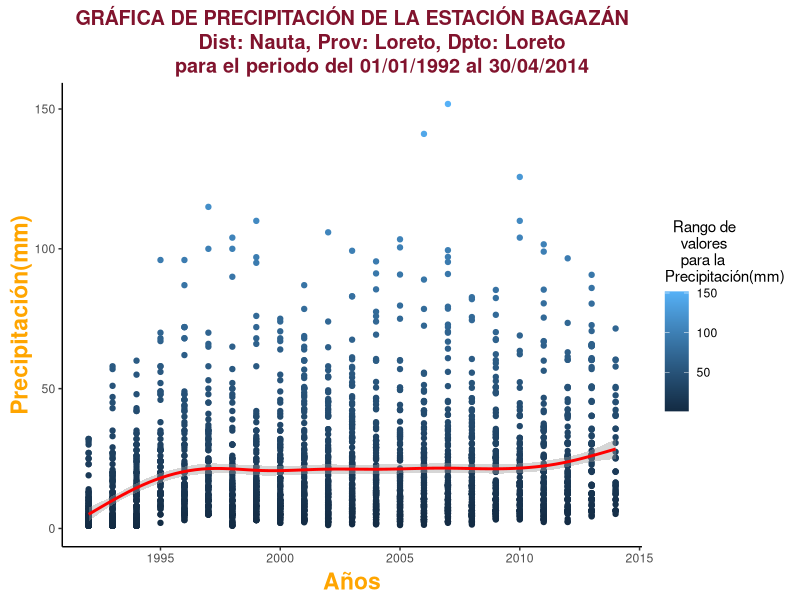
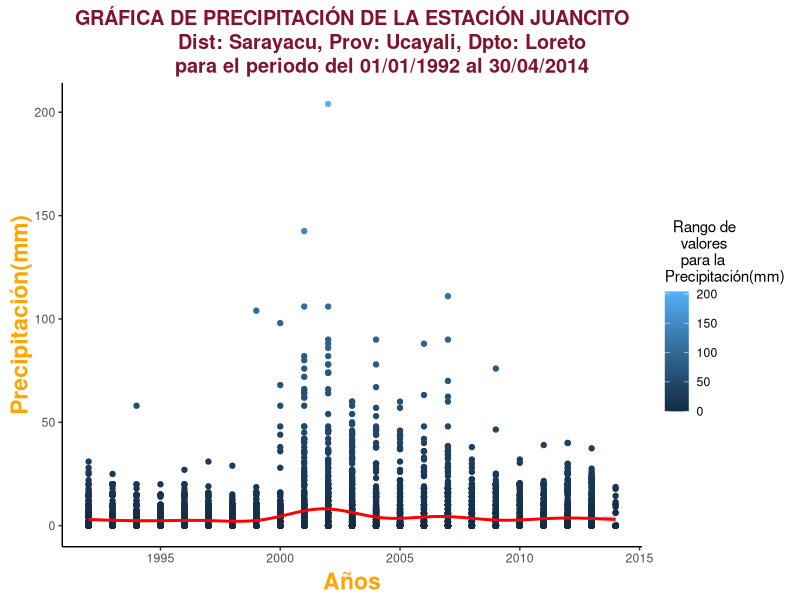
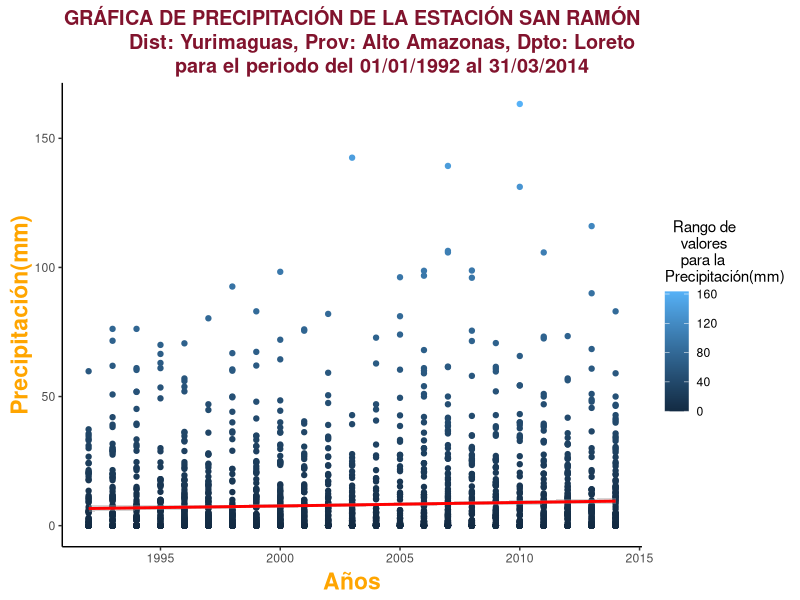
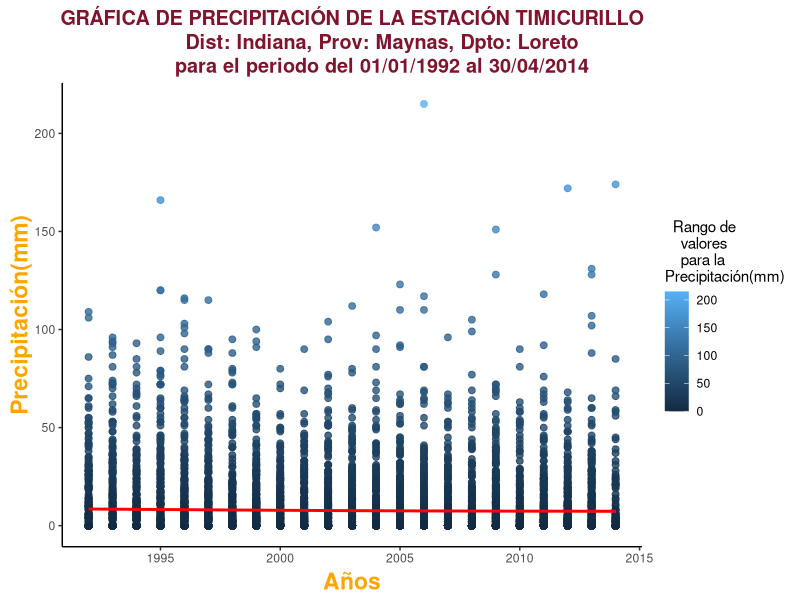

These figures' R source, in order:
library(tidyverse)
library(dplyr)
library(readxl)
library(ncdf4)
library(Hmisc)


#----DATOS HISTÓRICOS DE LAS ESTACIONES
##BAGAZAN - 01/01/1964-30/04/2014
##JUANCITO - 01/09/1964-31/01/2014
##SAN RAMON - 01/05/1969-31/07/2014
##TIMICURILLO - 01/01/1992-30/04/2014

#----SE TOMAN LAS FECHAS COMUNES
#01/01/1992 - 2014


#----ESTACION BAGAZAN
##Leemos el Excel
Bagazan = read_excel("Loreto_Bagazan.xlsx")
View(Bagazan)
##Filtramos los años en común con las demás estaciones
Bagazan_pp = Bagazan %>% 
  filter(Column1 >= 1992 & Column4)
View(Bagazan_pp)
##Ploteamos la precipitación de la estación
B_p = ggplot(Bagazan_pp, aes(x=Column1, y = Column4)) + 
  geom_point(aes(color = Column4)) +
  geom_smooth(color= "Red") +
  theme_classic() +
  ggtitle("GRÁFICA DE PRECIPITACIÓN DE LA ESTACIÓN BAGAZÁN
          Dist: Nauta, Prov: Loreto, Dpto: Loreto
          para el periodo del 01/01/1992 al 30/04/2014") +
  theme(plot.title = element_text(size=rel(1.3),
                                  face="bold",
                                  vjust=0.5,
                                  hjust=0.5,
                                  color="#81132D",
                                  lineheigh=1.0)) + 
  labs(x="Años", y="Precipitación(mm)",
       color = "  Rango de
    valores 
    para la 
Precipitación(mm)") +
  theme(axis.title.x = element_text(face="bold",
                                    vjust=0.5,
                                    color="orange",
                                    size=rel(1.5))) +
  theme(axis.title.y = element_text(face="bold",
                                    vjust=0.5,
                                    color="orange",
                                    size=rel(1.5)))
               
  
#----ESTACIO JUANCITO
##Leemos el Excel
Juancito = read_excel("Loreto_Juancito.xlsx")
View(Juancito)
##Filtramos los años en común con las demás estaciones y eliminamos los valores
##de los que no hubo registros
Juancito_pp = Juancito %>% 
  filter(Column1 >= 1992 & Column4 %nin% "-99.9")
View(Juancito_pp)
##Ploteamos la precipitación de la estación
J_p = ggplot(Juancito_pp, aes(x=Column1, y = Column4)) + 
  geom_point(aes(color = Column4)) +
  geom_smooth(color= "Red") +
  theme_classic() +
  ggtitle("GRÁFICA DE PRECIPITACIÓN DE LA ESTACIÓN JUANCITO
          Dist: Sarayacu, Prov: Ucayali, Dpto: Loreto
          para el periodo del 01/01/1992 al 30/04/2014") +
  theme(plot.title = element_text(size=rel(1.3),
                                  face="bold",
                                  vjust=0.5,
                                  hjust=0.5,
                                  color="#81132D",
                                  lineheigh=1.0)) + 
  labs(x="Años", y="Precipitación(mm)",
       color = "  Rango de
    valores 
    para la 
Precipitación(mm)") +
  theme(axis.title.x = element_text(face="bold",
                                    vjust=0.5,
                                    color="orange",
                                    size=rel(1.5))) +
  theme(axis.title.y = element_text(face="bold",
                                    vjust=0.5,
                                    color="orange",
                                    size=rel(1.5)))

#----ESTACIÓN SAN RAMON
##Leemos el Excel
San_Ramon = read_excel("Loreto_SanRamon.xlsx")
View(San_Ramon)
##Filtramos los años en común con las demás estaciones y eliminamos los valores
##de los que no hubo registros
San_Ramon_pp = San_Ramon %>% 
  filter(Column1 >= 1992 & Column2 <= 04 & Column4 %nin% "-99.9")
View(San_Ramon_pp)
##Ploteamos la precipitación de la estación
S_p = ggplot(San_Ramon_pp, aes(x = Column1, y = Column4)) + 
  geom_point(aes(color = Column4)) + 
  geom_smooth(color= "Red") +
  theme_classic() +
  ggtitle("GRÁFICA DE PRECIPITACIÓN DE LA ESTACIÓN SAN RAMÓN
          Dist: Yurimaguas, Prov: Alto Amazonas, Dpto: Loreto
          para el periodo del 01/01/1992 al 31/03/2014") +
  theme(plot.title = element_text(size=rel(1.3),
                                  face="bold",
                                  vjust=0.5,
                                  hjust=0.5,
                                  color="#81132D",
                                  lineheigh=1.0)) + 
  labs(x="Años", y="Precipitación(mm)",
       color = "  Rango de
    valores 
    para la 
Precipitación(mm)") +
  theme(axis.title.x = element_text(face="bold",
                                    vjust=0.5,
                                    color="orange",
                                    size=rel(1.5))) +
  theme(axis.title.y = element_text(face="bold",
                                    vjust=0.5,
                                    color="orange",
                                    size=rel(1.5)))


#----ESTACIÓN TIMICURILLO
##Leemos el Excel
Timicurillo = read_excel("Loreto_Timicurillo.xlsx")
View(Timicurillo)
##Filtramos los años en común con las demás estaciones y eliminamos los valores
##de los que no hubo registros
Timicurillo_pp = Timicurillo %>% 
  filter(Column4 %nin% "-100")
View(Timicurillo_pp)
##Ploteamos la precipitación de la estación
T_p = ggplot(Timicurillo_pp, aes(x=Column1, y = Column4)) + 
  geom_point(aes(color = Column4),
             alpha = 0.8,
             size = 2) +
  geom_smooth(color= "Red") +
  theme_classic() +
  ggtitle("GRÁFICA DE PRECIPITACIÓN DE LA ESTACIÓN TIMICURILLO
          Dist: Indiana, Prov: Maynas, Dpto: Loreto
          para el periodo del 01/01/1992 al 30/04/2014") +
  theme(plot.title = element_text(size=rel(1.3),
                                  face="bold",
                                  vjust=0.5,
                                  hjust=0.5,
                                  color="#81132D",
                                  lineheigh=1.0)) + 
  labs(x="Años", y="Precipitación(mm)",
       color = "  Rango de
    valores 
    para la 
Precipitación(mm)") +
  theme(axis.title.x = element_text(face="bold",
                                    vjust=0.5,
                                    color="orange",
                                    size=rel(1.5))) +
  theme(axis.title.y = element_text(face="bold",
                                    vjust=0.5,
                                    color="orange",
                                    size=rel(1.5)))
